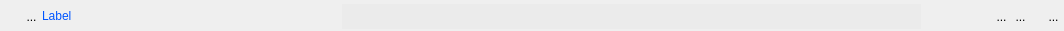
<?xml version="1.0" encoding="UTF-8"?>
<ui version="4.0">
 <class>WidgetSimpFichier</class>
 <widget class="QWidget" name="WidgetSimpFichier">
  <property name="geometry">
   <rect>
    <x>0</x>
    <y>0</y>
    <width>1064</width>
    <height>31</height>
   </rect>
  </property>
  <property name="sizePolicy">
   <sizepolicy hsizetype="Preferred" vsizetype="Fixed">
    <horstretch>0</horstretch>
    <verstretch>0</verstretch>
   </sizepolicy>
  </property>
  <property name="minimumSize">
   <size>
    <width>0</width>
    <height>0</height>
   </size>
  </property>
  <property name="windowTitle">
   <string>Form</string>
  </property>
  <layout class="QHBoxLayout" name="horizontalLayout_3">
   <property name="spacing">
    <number>0</number>
   </property>
   <property name="leftMargin">
    <number>0</number>
   </property>
   <property name="topMargin">
    <number>2</number>
   </property>
   <property name="rightMargin">
    <number>0</number>
   </property>
   <property name="bottomMargin">
    <number>0</number>
   </property>
   <item>
    <layout class="QHBoxLayout" name="horizontalLayout">
     <property name="spacing">
      <number>0</number>
     </property>
     <item>
      <spacer name="horizontalSpacer_3">
       <property name="orientation">
        <enum>Qt::Horizontal</enum>
       </property>
       <property name="sizeType">
        <enum>QSizePolicy::Fixed</enum>
       </property>
       <property name="sizeHint" stdset="0">
        <size>
         <width>21</width>
         <height>20</height>
        </size>
       </property>
      </spacer>
     </item>
     <item>
      <widget class="MonBoutonValide" name="RBValide">
       <property name="minimumSize">
        <size>
         <width>21</width>
         <height>25</height>
        </size>
       </property>
       <property name="maximumSize">
        <size>
         <width>21</width>
         <height>25</height>
        </size>
       </property>
       <property name="styleSheet">
        <string notr="true">border : 0px</string>
       </property>
       <property name="text">
        <string>...</string>
       </property>
       <property name="icon">
        <iconset>
         <normaloff>../Editeur/icons/ast-green-ball.png</normaloff>../Editeur/icons/ast-green-ball.png</iconset>
       </property>
       <property name="iconSize">
        <size>
         <width>25</width>
         <height>25</height>
        </size>
       </property>
      </widget>
     </item>
    </layout>
   </item>
   <item>
    <widget class="QLabel" name="label">
     <property name="sizePolicy">
      <sizepolicy hsizetype="Fixed" vsizetype="Fixed">
       <horstretch>0</horstretch>
       <verstretch>0</verstretch>
      </sizepolicy>
     </property>
     <property name="minimumSize">
      <size>
       <width>300</width>
       <height>25</height>
      </size>
     </property>
     <property name="maximumSize">
      <size>
       <width>178</width>
       <height>16777215</height>
      </size>
     </property>
     <property name="frameShape">
      <enum>QFrame::NoFrame</enum>
     </property>
     <property name="text">
      <string>&lt;html&gt;&lt;head/&gt;&lt;body&gt;&lt;p&gt;&lt;span style=&quot; color:#0055ff;&quot;&gt;Label&lt;/span&gt;&lt;/p&gt;&lt;/body&gt;&lt;/html&gt;</string>
     </property>
    </widget>
   </item>
   <item>
    <widget class="QLineEdit" name="lineEditVal">
     <property name="sizePolicy">
      <sizepolicy hsizetype="Preferred" vsizetype="Fixed">
       <horstretch>1</horstretch>
       <verstretch>0</verstretch>
      </sizepolicy>
     </property>
     <property name="minimumSize">
      <size>
       <width>0</width>
       <height>25</height>
      </size>
     </property>
     <property name="maximumSize">
      <size>
       <width>805</width>
       <height>16777215</height>
      </size>
     </property>
     <property name="styleSheet">
      <string notr="true">background:rgb(235,235,235);
border:0px;</string>
     </property>
    </widget>
   </item>
   <item>
    <spacer name="horizontalSpacer_2">
     <property name="orientation">
      <enum>Qt::Horizontal</enum>
     </property>
     <property name="sizeType">
      <enum>QSizePolicy::MinimumExpanding</enum>
     </property>
     <property name="sizeHint" stdset="0">
      <size>
       <width>71</width>
       <height>20</height>
      </size>
     </property>
    </spacer>
   </item>
   <item>
    <layout class="QHBoxLayout" name="horizontalLayout_2">
     <property name="spacing">
      <number>0</number>
     </property>
     <property name="sizeConstraint">
      <enum>QLayout::SetFixedSize</enum>
     </property>
     <item>
      <widget class="QToolButton" name="BFichier">
       <property name="sizePolicy">
        <sizepolicy hsizetype="Fixed" vsizetype="Fixed">
         <horstretch>0</horstretch>
         <verstretch>0</verstretch>
        </sizepolicy>
       </property>
       <property name="maximumSize">
        <size>
         <width>25</width>
         <height>25</height>
        </size>
       </property>
       <property name="styleSheet">
        <string notr="true">border : 0px</string>
       </property>
       <property name="text">
        <string>...</string>
       </property>
       <property name="icon">
        <iconset>
         <normaloff>../Editeur/icons/fichier.png</normaloff>../Editeur/icons/fichier.png</iconset>
       </property>
       <property name="iconSize">
        <size>
         <width>25</width>
         <height>25</height>
        </size>
       </property>
      </widget>
     </item>
     <item>
      <widget class="QToolButton" name="BVisuFichier">
       <property name="maximumSize">
        <size>
         <width>25</width>
         <height>25</height>
        </size>
       </property>
       <property name="styleSheet">
        <string notr="true">border:0px</string>
       </property>
       <property name="text">
        <string>...</string>
       </property>
       <property name="icon">
        <iconset>
         <normaloff>../Editeur/icons/visuFichier.png</normaloff>../Editeur/icons/visuFichier.png</iconset>
       </property>
       <property name="iconSize">
        <size>
         <width>25</width>
         <height>25</height>
        </size>
       </property>
      </widget>
     </item>
     <item>
      <spacer name="horizontalSpacer_4">
       <property name="orientation">
        <enum>Qt::Horizontal</enum>
       </property>
       <property name="sizeType">
        <enum>QSizePolicy::Fixed</enum>
       </property>
       <property name="sizeHint" stdset="0">
        <size>
         <width>13</width>
         <height>20</height>
        </size>
       </property>
      </spacer>
     </item>
     <item>
      <widget class="QToolButton" name="RBPoubelle">
       <property name="sizePolicy">
        <sizepolicy hsizetype="Fixed" vsizetype="Fixed">
         <horstretch>0</horstretch>
         <verstretch>0</verstretch>
        </sizepolicy>
       </property>
       <property name="minimumSize">
        <size>
         <width>21</width>
         <height>25</height>
        </size>
       </property>
       <property name="maximumSize">
        <size>
         <width>21</width>
         <height>25</height>
        </size>
       </property>
       <property name="styleSheet">
        <string notr="true">border : 0px</string>
       </property>
       <property name="text">
        <string>...</string>
       </property>
       <property name="icon">
        <iconset>
         <normaloff>../Editeur/icons/deleteRond.png</normaloff>../Editeur/icons/deleteRond.png</iconset>
       </property>
       <property name="iconSize">
        <size>
         <width>21</width>
         <height>25</height>
        </size>
       </property>
      </widget>
     </item>
    </layout>
   </item>
  </layout>
 </widget>
 <customwidgets>
  <customwidget>
   <class>MonBoutonValide</class>
   <extends>QToolButton</extends>
   <header>monBoutonValide.h</header>
  </customwidget>
 </customwidgets>
 <tabstops>
  <tabstop>lineEditVal</tabstop>
  <tabstop>BFichier</tabstop>
  <tabstop>BVisuFichier</tabstop>
  <tabstop>RBPoubelle</tabstop>
  <tabstop>RBValide</tabstop>
 </tabstops>
 <resources/>
 <connections/>
</ui>
